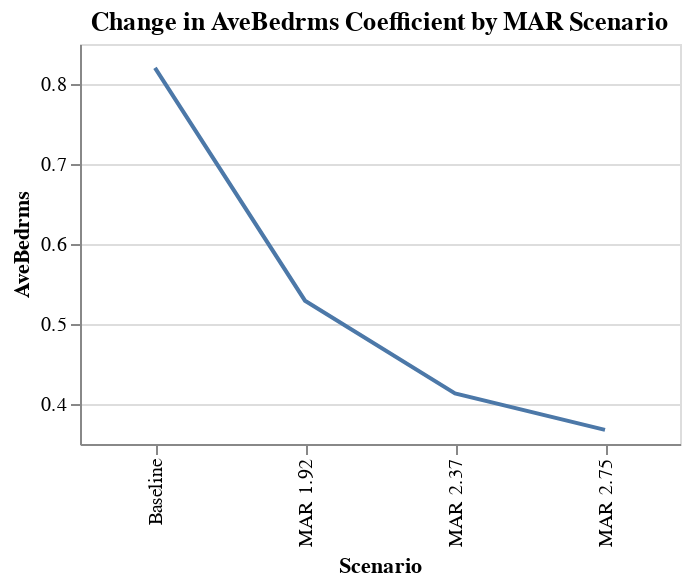

The code cell stored with this chart in its notebook:
### Code cell
source = df_overall[df_overall['Scenario'].str.contains("MAR") | df_overall['Scenario'].str.contains("Baseline")]
alt.Chart(source).mark_line().encode(
    alt.Y('AveBedrms:Q', scale=alt.Scale(zero=False)),
    x='Scenario'
).properties(title='Change in AveBedrms Coefficient by MAR Scenario', width=300, height=200)

### Figure 1 — Vega-Lite specification as saved in the notebook (floating-point values rounded to 4 significant figures)
{"config": {"view": {"continuousWidth": 400, "continuousHeight": 300}}, "data": {"name": "data-c73ddb4060b1a5745cb900232e0850cb"}, "mark": "line", "encoding": {"x": {"type": "nominal", "field": "Scenario"}, "y": {"type": "quantitative", "field": "AveBedrms", "scale": {"zero": false}}}, "height": 200, "title": "Change in AveBedrms Coefficient by MAR Scenario", "width": 300, "$schema": "https://vega.github.io/schema/vega-lite/v4.8.1.json", "datasets": {"data-c73ddb4060b1a5745cb900232e0850cb": [{"index": 0, "Scenario": "Baseline", "mae": 0.5368, "mse": 0.5563, "rmse_val": 0.7459, "r2": 0.5802, "mae_diff": 0.0, "mse_diff": 0.0, "r2_diff": 0.0, "MedInc": 0.4591, "HouseAge": 0.009726, "AveRooms": -0.1374, "AveBedrms": 0.8201, "Population": -5.208e-06, "AveOccup": -0.00339, "Latitude": -0.4129, "Longitude": -0.4282}, {"index": 0, "Scenario": "MAR 1.92", "mae": 0.5436, "mse": 0.5952, "rmse_val": 0.7715, "r2": 0.5509, "mae_diff": 0.006799, "mse_diff": 0.02559, "r2_diff": -0.0293, "MedInc": 0.4207, "HouseAge": 0.009876, "AveRooms": -0.06987, "AveBedrms": 0.5291, "Population": -6.244e-06, "AveOccup": -0.003248, "Latitude": -0.4288, "Longitude": -0.4402}, {"index": 0, "Scenario": "MAR 2.37", "mae": 0.5445, "mse": 0.5789, "rmse_val": 0.7609, "r2": 0.5631, "mae_diff": 0.007766, "mse_diff": 0.015, "r2_diff": -0.01706, "MedInc": 0.4078, "HouseAge": 0.009858, "AveRooms": -0.04662, "AveBedrms": 0.4133, "Population": -6.482e-06, "AveOccup": -0.003198, "Latitude": -0.4347, "Longitude": -0.4454}, {"index": 0, "Scenario": "MAR 2.75", "mae": 0.545, "mse": 0.5718, "rmse_val": 0.7562, "r2": 0.5685, "mae_diff": 0.00823, "mse_diff": 0.01028, "r2_diff": -0.01165, "MedInc": 0.3971, "HouseAge": 0.009931, "AveRooms": -0.02667, "AveBedrms": 0.3677, "Population": -6.023e-06, "AveOccup": -0.003164, "Latitude": -0.4408, "Longitude": -0.4509}]}}
